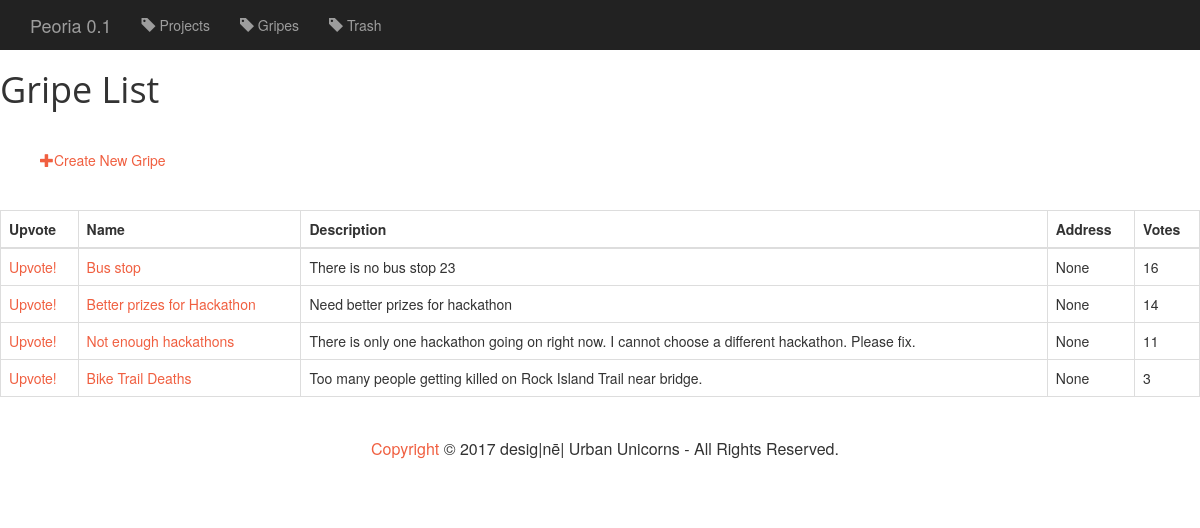
Before: /peoria/gripe/ with the older database file.
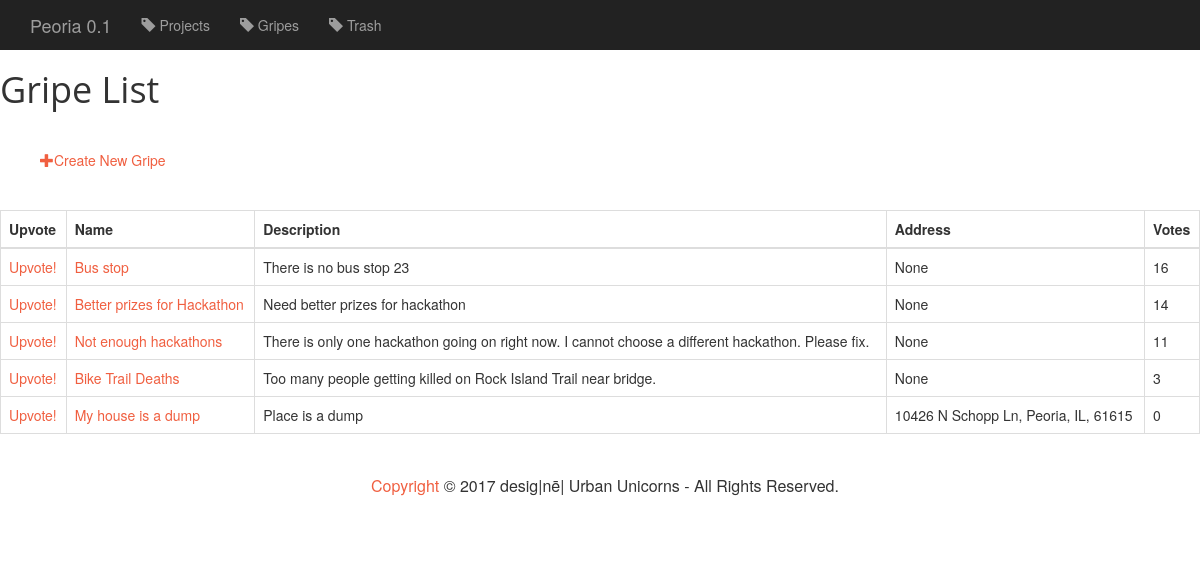
After: the same page with the newer database file.
### peoria/models.py (models this page shows, shortened)
class Gripe(models.Model):
    name = models.CharField(max_length=100)
    address = models.CharField(max_length=200, null=True, blank=True)
    description = models.TextField()
    votes = models.IntegerField(default=0)
    latitude = models.DecimalField(max_digits=10, decimal_places=6, default=40.703545)
    longitude = models.DecimalField(max_digits=10, decimal_places=6, default=-89.579086)
    class Meta:
        ordering = ['-votes']

### peoria/views.py (the view)
class GripeList(generic.ListView):
    template_name = 'peoria/gripe-list.html'
    context_object_name = 'gripe_list'
    def get_queryset(self):
        return Gripe.objects.all()

### peoria/templates/peoria/gripe-list.html
{% extends 'peoria/base.html' %}
{%  block body %}
    <h1>Gripe List</h1>
<div class="container">
        <a href="{% url 'peoria:gripe-create' %}">
        <span class="glyphicon glyphicon-plus"></span>Create New Gripe
    </a>
</div>
    <table class="table table-bordered">
        <thead>
            <tr>
                <th>Upvote</th>
                <th>Name</th>
                <th>Description</th>
                <th>Address</th>
                <th>Votes</th>
            </tr>
        </thead>
        <tbody>
            {% for gripe in gripe_list %}
                <tr>
                    <td>
<a href = "{%  url 'peoria:gripe-upvote' gripe.pk %}">Upvote!</a>
                    </td>
                    <td><a href="{% url 'peoria:gripe-detail' gripe.id %}">{{ gripe.name }}</td>
                    <td>{{ gripe.description }}</td>
                    <td>{{ gripe.address }}</td>
                    <td>{{ gripe.votes }}</td>
                </tr>
            {% endfor %}
        </tbody>
    </table>
{% endblock %}

### peoria/templates/peoria/base.html (shortened to what this page needs)
<!DOCTYPE html>
<html lang="en">
<head>
    {% load static %}
    <link rel="stylesheet" href="https://maxcdn.bootstrapcdn.com/bootstrap/3.3.7/css/bootstrap.min.css">
    <link rel="stylesheet" type="text/css" href="{% static 'peoria/style.css' %}" />
</head>
<nav class="navbar-inverse">
    <div class="container-fluid">
        <div class="navbar-header">
            <a class="navbar-brand" href="{% url 'peoria:home' %}" >Peoria 0.1</a>
        </div>
        <div class="collapse navbar-collapse" id="topNavBar">
            <ul class="nav navbar-nav">
                <li class="" >
                    <a href="{% url 'peoria:project-list' %}">
                        <span class="glyphicon glyphicon-tag"></span> Projects
                    </a>
                </li>
                <li class="" >
                    <a href="{% url 'peoria:gripe-list' %}">
                        <span class="glyphicon glyphicon-tag"></span> Gripes
                    </a>
                </li>
                <li class="" >
                    <a href="{% url 'peoria:trash' %}">
                        <span class="glyphicon glyphicon-tag"></span> Trash
                    </a>
                </li>
            </ul>
        </div>
    </div>
</nav>
<body>
{% block body %}
{% endblock %}
</body>
   <footer>
       <div class="container text-center">
           <p><a href="https://xd.adobe.com/view/f6c99c6b-420c-4b9a-ac0c-693a7c73246a/" target="blank_">Copyright</a> &copy; 2017 desig|n&#275| Urban Unicorns - All Rights Reserved.</p>
       </div>
   </footer>

### peoria/static/peoria/style.css (style rules this page uses)
body, html { width: 100%; height: 100%; }
body { font-family: 'Helvetica Neue', Arial, sans-serif; }
a { color: #F05F40; -webkit-transition: all 0.2s; -moz-transition: all 0.2s; transition: all 0.2s; }
h1, h2, h3, h4, h5, h6 { font-family: 'Open Sans', 'Helvetica Neue', Arial, sans-serif; }
p { font-size: 16px; line-height: 1.5; margin-bottom: 20px; }
.container { padding: 20px; margin: 20px; }

Changed rows visible on the page:
added Gripe: name "My house is a dump", description "Place is a dump", address "10426 N Schopp Ln, Peoria, IL, 61615", votes "0"
